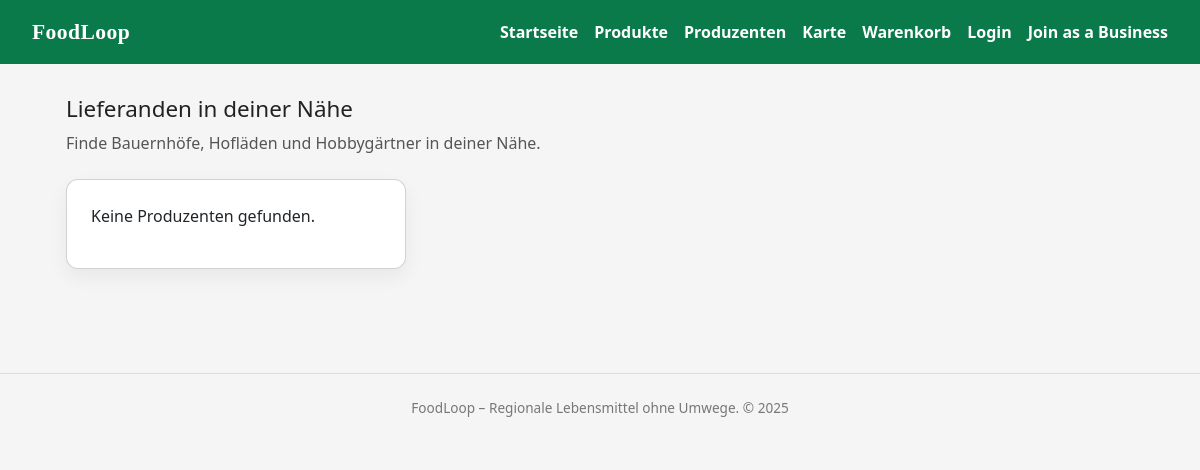
The app's page /producers, older data.
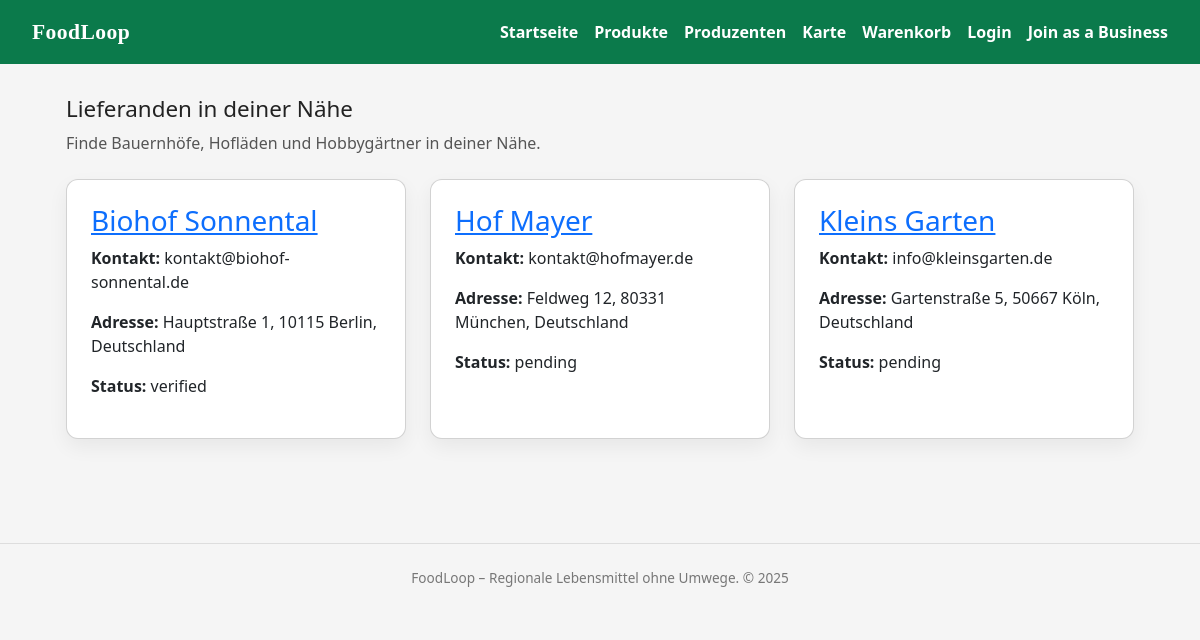
The same page, newer data.
### models.py (models this page shows)
class ProducerProfile(db.Model):
    __tablename__ = "producer_profile"
    producer_id = db.Column(db.Integer, primary_key=True)
    user_id = db.Column(
        db.Integer, db.ForeignKey("user.id"), nullable=False, unique=True
    )
    address_id = db.Column(
        db.Integer, db.ForeignKey("address.address_id"), nullable=True
    )
    display_name = db.Column(db.String(255), nullable=False)
    legal_name = db.Column(db.String(255), nullable=True)
    tax_id = db.Column(db.String(50), nullable=True)
    contact_email = db.Column(db.String(255), nullable=False)
    contact_phone = db.Column(db.String(50), nullable=True)
    verification_status = db.Column(
        db.String(20), nullable=False, default="pending"
    )
    created_at = db.Column(db.DateTime, default=datetime.utcnow, nullable=False)
    user = db.relationship("User", back_populates="producer_profile")
    products = db.relationship("Product", back_populates="producer", lazy="dynamic")
    address = db.relationship("Address", back_populates="producers")
    categories = db.relationship(
        "Category",
        secondary=producer_category,
        back_populates="producers",
        lazy="select",
    )

class Address(db.Model):
    __tablename__ = "address"
    address_id = db.Column(db.Integer, primary_key=True)
    street = db.Column(db.String(255), nullable=False)
    city = db.Column(db.String(100), nullable=False)
    zip = db.Column(db.String(20), nullable=False)
    country = db.Column(db.String(100), nullable=False)
    created_at = db.Column(db.DateTime, default=datetime.utcnow, nullable=False)
    customers = db.relationship(
        "CustomerProfile", back_populates="address", lazy="dynamic"
    )
    producers = db.relationship(
        "ProducerProfile", back_populates="address", lazy="dynamic"
    )

### app.py (the view)
@app.route("/producers")
def producers():
    producers = ProducerProfile.query.all()
    return render_template("producers.html", producers=producers, current_zip="", current_type="")

### templates/producers.html (shortened to what this page needs)
{% extends "base.html" %}
{% block content %}
<section>
    <h1 class="section-title">Lieferanden in deiner Nähe</h1>
    <p class="section-sub">
        Finde Bauernhöfe, Hofläden und Hobbygärtner in deiner Nähe.
    </p>
    <div class="grid">
        {% if producers %}
            {% for prod in producers %}
                <div class="card">
                    <h3>
                        <a href="{{ url_for('producer_detail', producer_id=prod.producer_id) }}">
                            {{ prod.display_name }}
                        </a>
                    </h3>
                    <p><strong>Kontakt:</strong> {{ prod.contact_email }}</p>
                    <p>
                        <strong>Adresse:</strong>
                        {% if prod.address %}
                            {{ prod.address.street }}, {{ prod.address.zip }} {{ prod.address.city }}, {{ prod.address.country }}
                        {% else %}
                            Keine Adresse hinterlegt
                        {% endif %}
                    </p>
                    <p><strong>Status:</strong> {{ prod.verification_status }}</p>
                </div>
            {% endfor %}
        {% else %}
            <div class="card">
                <p>Keine Produzenten gefunden.</p>
            </div>
        {% endif %}
    </div>
</section>
{% endblock %}

Row changes from the older to the newer data that the page shows:
added ProducerProfile: display_name "Biohof Sonnental", contact_email "kontakt@biohof-sonnental.de", address.street "Hauptstraße 1", address.zip "10115", address.city "Berlin", address.country "Deutschland", verification_status "verified"
added ProducerProfile: display_name "Hof Mayer", contact_email "kontakt@hofmayer.de", address.street "Feldweg 12", address.zip "80331", address.city "München", address.country "Deutschland", verification_status "pending"
added ProducerProfile: display_name "Kleins Garten", contact_email "info@kleinsgarten.de", address.street "Gartenstraße 5", address.zip "50667", address.city "Köln", address.country "Deutschland", verification_status "pending"
Text that changed along with them:
text no longer shown: "Keine Produzenten gefunden."
